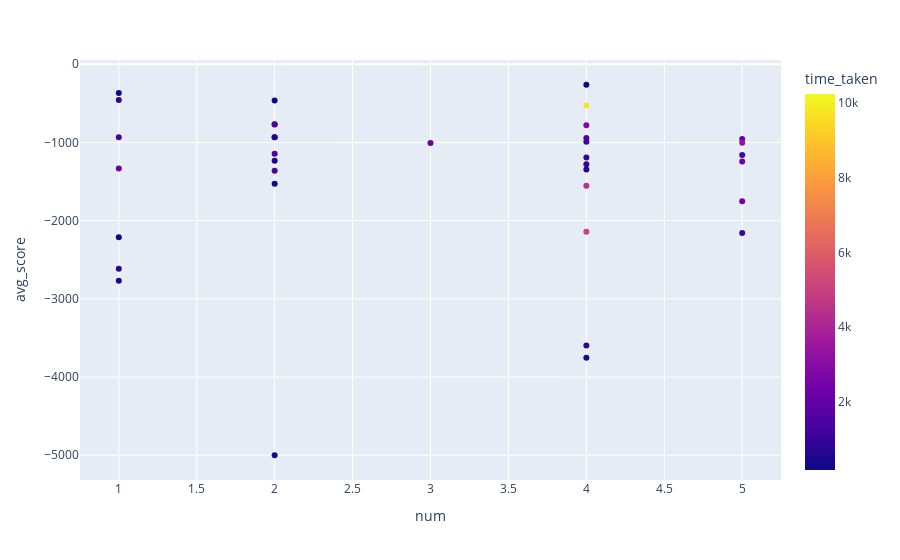

Notebook cell for this chart:
### Code cell
# Scatter Plot of Steps vs. Average Score
plot = px.scatter(df, x="num", y="avg_score", color="time_taken")
plot.show()

### Figure 1 — Plotly figure (JSON) as saved in the notebook; plotly's stock layout.template omitted (floating-point values rounded to 4 significant figures)
{"data": [{"hovertemplate": "num=%{x}<br>avg_score=%{y}<br>time_taken=%{marker.color}<extra></extra>", "legendgroup": "", "marker": {"color": [563.9, 171.4, 534.8, 9803.0, 10250.0, 2229.0, 1341.0, 1479.0, 859.7, 4374.0, 1061.0, 1380.0, 5077.0, 959.7, 442.3, 1380.0, 1078.0, 1379.0, 613.2, 2745.0, 846.3, 837.5, 2392.0, 1242.0, 221.4, 2374.0, 2156.0, 674.8, 2146.0, 181.0, 160.6, 3312.0, 228.7, 898.3, 589.3, 937.4, 375.1], "coloraxis": "coloraxis", "symbol": "circle"}, "mode": "markers", "name": "", "orientation": "v", "showlegend": false, "type": "scatter", "x": [4, 4, 4, 4, 5, 3, 1, 4, 2, 4, 2, 2, 4, 5, 2, 2, 4, 2, 2, 4, 4, 1, 5, 5, 2, 5, 5, 1, 1, 1, 1, 5, 2, 4, 1, 4, 2], "xaxis": "x", "y": [-1347.0, -262, -3754, -525.8, -990.7, -1006.0, -932.6, -942.3, -932.2, -1555.0, -768.1, -769.7, -2142.0, -2157.0, -1234.0, -1363.0, -992.4, -1144.0, -933, -781.0, -3598.0, -455.5, -1752.0, -1160.0, -462.2, -1242.0, -957.1, -2616.0, -1334.0, -368, -2213.0, -1003.0, -1529.0, -1192.0, -2769.0, -1279.0, -5000], "yaxis": "y"}], "layout": {"coloraxis": {"colorbar": {"title": {"text": "time_taken"}}, "colorscale": [[0, "#0d0887"], [0.1111, "#46039f"], [0.2222, "#7201a8"], [0.3333, "#9c179e"], [0.4444, "#bd3786"], [0.5556, "#d8576b"], [0.6667, "#ed7953"], [0.7778, "#fb9f3a"], [0.8889, "#fdca26"], [1, "#f0f921"]]}, "legend": {"tracegroupgap": 0}, "margin": {"t": 60}, "xaxis": {"anchor": "y", "domain": [0, 1], "title": {"text": "num"}}, "yaxis": {"anchor": "x", "domain": [0, 1], "title": {"text": "avg_score"}}}}
